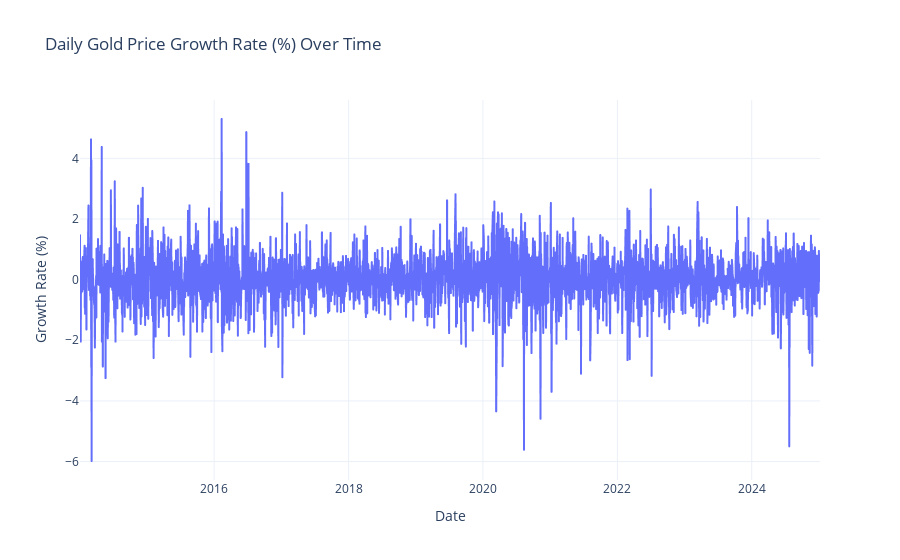

Notebook code for this chart:
### Code cell
gold_growth = gold_dataset.dropna(subset=['Growth_Rate'])

fig = px.line(
    gold_growth,
    x=gold_growth.index,
    y='Growth_Rate',
    title='Daily Gold Price Growth Rate (%) Over Time',
    labels={'x': 'Date', 'Growth_Rate': 'Daily Growth Rate (%)'},
    template='plotly_white'
)

fig.update_layout(
    xaxis_title='Date',
    yaxis_title='Growth Rate (%)',
    hovermode='x unified'
)

fig.show()

### Figure 1 — Plotly figure (JSON) as saved in the notebook; plotly's stock layout.template omitted (floating-point values rounded to 4 significant figures; data arrays with more than 128 entries replaced by an {"elided": "..."} marker saying what was removed)
{"data": [{"hovertemplate": "Date=%{x}<br>Daily Growth Rate (%)=%{y}<extra></extra>", "legendgroup": "", "line": {"color": "#636efa", "dash": "solid"}, "marker": {"symbol": "circle"}, "mode": "lines", "name": "", "showlegend": false, "type": "scattergl", "x": {"elided": "2873 str values"}, "xaxis": "x", "y": {"elided": "2873 float values"}, "yaxis": "y"}], "layout": {"hovermode": "x unified", "legend": {"tracegroupgap": 0}, "title": {"text": "Daily Gold Price Growth Rate (%) Over Time"}, "xaxis": {"anchor": "y", "domain": [0, 1], "title": {"text": "Date"}}, "yaxis": {"anchor": "x", "domain": [0, 1], "title": {"text": "Growth Rate (%)"}}}}
